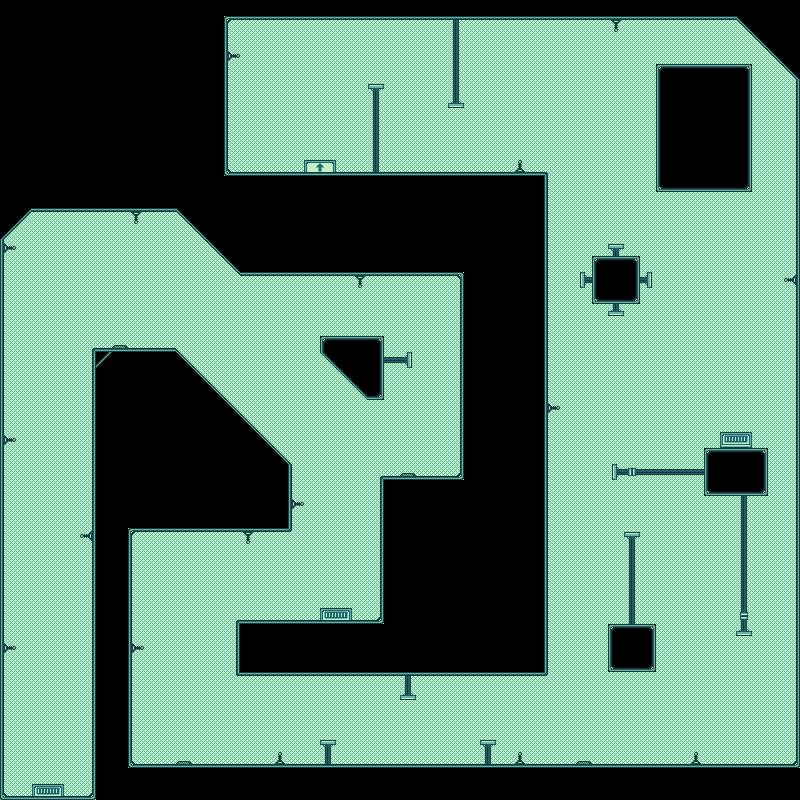

Rendered tile map (Tiled .tmx) drawn with the repository's tilesets; below, a short description and the map source with its tile grids summarised:
An orthogonal 50x50 tile map with 16x16 px tiles, 3 tile layers (Background, Entities, Structures), 1 hidden layer not drawn.

<map version="1.2" tiledversion="1.3.4" orientation="orthogonal" renderorder="right-down" width="50" height="50" tilewidth="16" tileheight="16" infinite="0" nextlayerid="5" nextobjectid="1">
 <editorsettings>
  <export target="../../assets/levels/level_5.json" format="json" />
 </editorsettings>
 <properties>
  <property name="start_x" value="3" />
  <property name="start_y" value="49" />
  <property name="text" value=" ... and do the other things ..." />
 </properties>
 <tileset firstgid="1" source="Main_starship1_961.tsx" />
 <layer id="4" name="Background" width="50" height="50">
  <data>[2500 cells, 1631 non-empty, 4 distinct tile ids]</data>
 </layer>
 <layer id="2" name="Entities" width="50" height="50">
  <data>[2500 cells, 47 non-empty, 12 distinct tile ids]</data>
 </layer>
 <layer id="3" name="Interactives" width="50" height="50" visible="0">
  <data>[2500 cells, 43 non-empty, 13 distinct tile ids]</data>
 </layer>
 <layer id="1" name="Structures" width="50" height="50">
  <data>[2500 cells, 485 non-empty, 28 distinct tile ids]</data>
 </layer>
</map>
